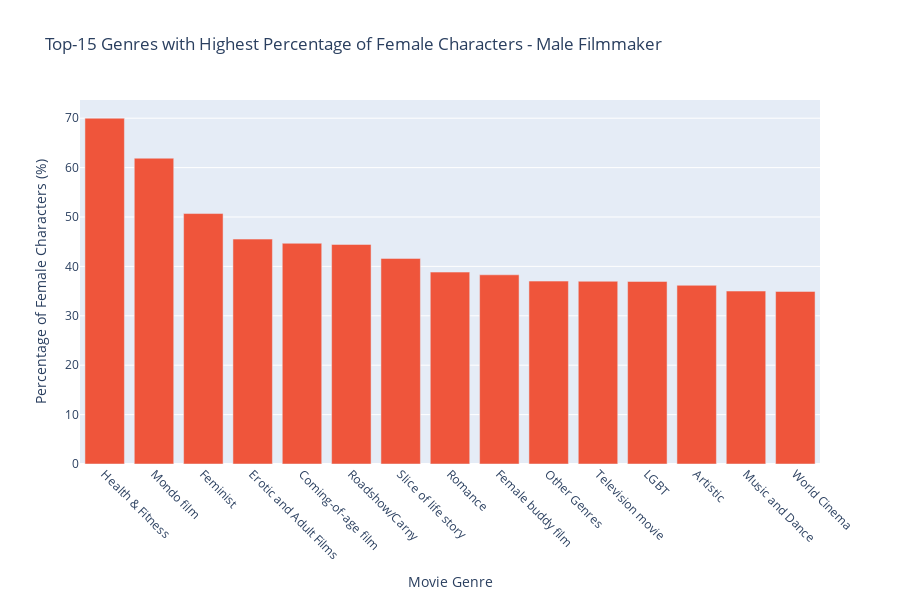
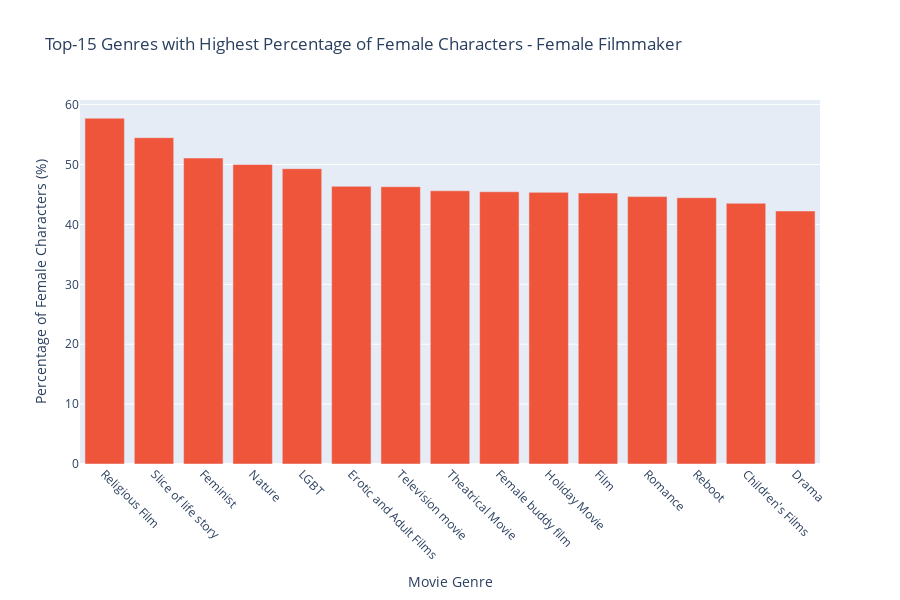

The notebook cell saved with these charts, in order:
### Markdown cell above
**Discussion:** Add the total number of movies

### Code cell
plot_top15_genres(movies_genres_M, "Male")
plot_top15_genres(movies_genres_F, "Female")

### Figure 1 — Plotly figure (JSON) as saved in the notebook; plotly's stock layout.template omitted (floating-point values rounded to 4 significant figures)
{"data": [{"marker": {"color": "#EF553B"}, "name": "Female", "type": "bar", "x": ["Health & Fitness", "Mondo film", "Feminist", "Erotic and Adult Films", "Coming-of-age film", "Roadshow/Carny", "Slice of life story", "Romance", "Female buddy film", "Other Genres", "Television movie", "LGBT", "Artistic", "Music and Dance", "World Cinema"], "y": [70, 61.9, 50.7, 45.53, 44.68, 44.44, 41.62, 38.85, 38.3, 37.02, 36.99, 36.96, 36.18, 35.01, 34.93]}], "layout": {"height": 600, "title": {"text": "Top-15 Genres with Highest Percentage of Female Characters - Male Filmmaker"}, "xaxis": {"tickangle": 45, "tickmode": "array", "ticktext": ["Health & Fitness", "Mondo film", "Feminist", "Erotic and Adult Films", "Coming-of-age film", "Roadshow/Carny", "Slice of life story", "Romance", "Female buddy film", "Other Genres", "Television movie", "LGBT", "Artistic", "Music and Dance", "World Cinema"], "tickvals": ["Health & Fitness", "Mondo film", "Feminist", "Erotic and Adult Films", "Coming-of-age film", "Roadshow/Carny", "Slice of life story", "Romance", "Female buddy film", "Other Genres", "Television movie", "LGBT", "Artistic", "Music and Dance", "World Cinema"], "title": {"text": "Movie Genre"}}, "yaxis": {"title": {"text": "Percentage of Female Characters (%)"}}}}

### Figure 2 — Plotly figure (JSON) as saved in the notebook; plotly's stock layout.template omitted (floating-point values rounded to 4 significant figures)
{"data": [{"marker": {"color": "#EF553B"}, "name": "Female", "type": "bar", "x": ["Religious Film", "Slice of life story", "Feminist", "Nature", "LGBT", "Erotic and Adult Films", "Television movie", "Theatrical Movie", "Female buddy film", "Holiday Movie", "Film", "Romance", "Reboot", "Children's Films", "Drama"], "y": [57.73, 54.48, 51.08, 50, 49.31, 46.35, 46.3, 45.61, 45.45, 45.35, 45.24, 44.64, 44.46, 43.53, 42.24]}], "layout": {"height": 600, "title": {"text": "Top-15 Genres with Highest Percentage of Female Characters - Female Filmmaker"}, "xaxis": {"tickangle": 45, "tickmode": "array", "ticktext": ["Religious Film", "Slice of life story", "Feminist", "Nature", "LGBT", "Erotic and Adult Films", "Television movie", "Theatrical Movie", "Female buddy film", "Holiday Movie", "Film", "Romance", "Reboot", "Children's Films", "Drama"], "tickvals": ["Religious Film", "Slice of life story", "Feminist", "Nature", "LGBT", "Erotic and Adult Films", "Television movie", "Theatrical Movie", "Female buddy film", "Holiday Movie", "Film", "Romance", "Reboot", "Children's Films", "Drama"], "title": {"text": "Movie Genre"}}, "yaxis": {"title": {"text": "Percentage of Female Characters (%)"}}}}
